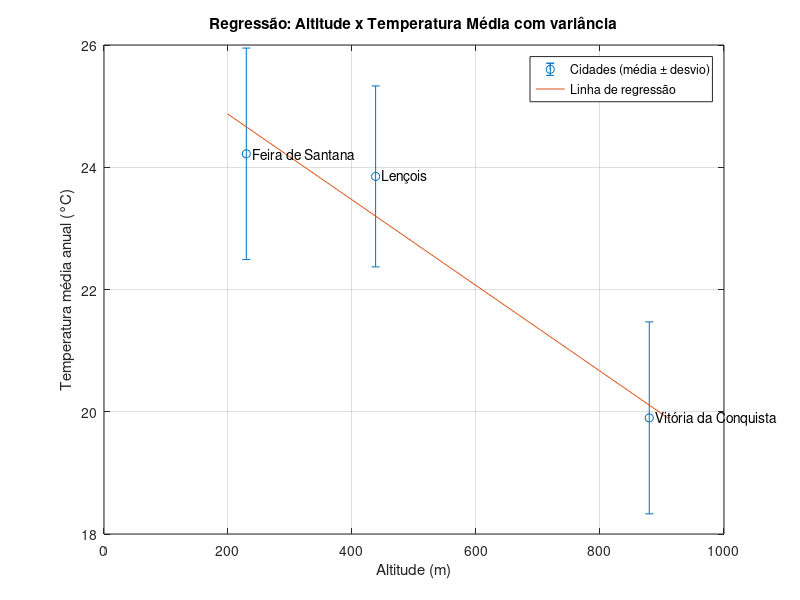

Recreate this plot in MATLAB.
clear; clc; close all;

% Dados do relatório
cidades = {'Feira de Santana', 'Lençois', 'Vitória da Conquista'};
altitude = [229.52, 438.09, 879.47];
temperatura = [24.22, 23.85, 19.90];
desvio = [1.73, 1.48, 1.57];

% Regressão linear
p = polyfit(altitude, temperatura, 1);

xfit = linspace(min(altitude)-30, max(altitude)+30, 200);
yfit = polyval(p, xfit);

figure(1);
errorbar(altitude, temperatura, desvio, 'o');
hold on;
plot(xfit, yfit, '-');
grid on;
xlabel('Altitude (m)');
ylabel('Temperatura média anual (°C)');
title('Regressão: Altitude x Temperatura Média com variância');
legend('Cidades (média \pm desvio)', 'Linha de regressão', 'location', 'best');

% Rótulos dos pontos
for i = 1:length(cidades)
  text(altitude(i)+10, temperatura(i), cidades{i});
end

print('grafico_regressao_variancia.png', '-dpng', '-r300');
